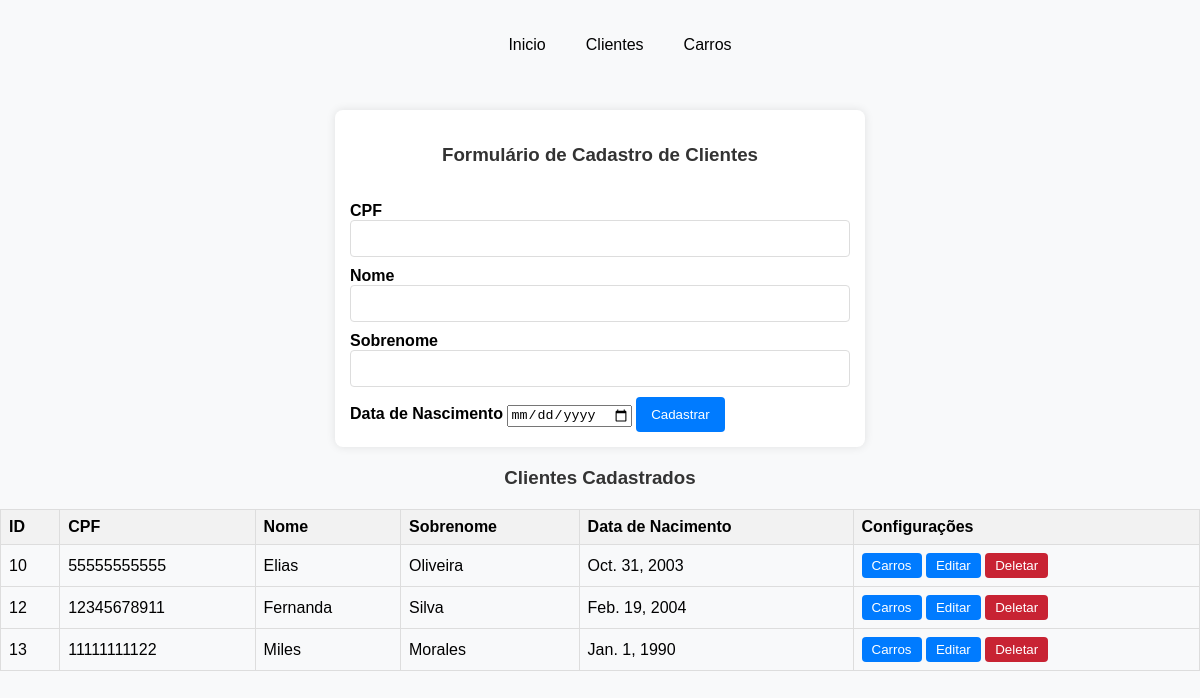
The app's page /core/homeClientes, older data.
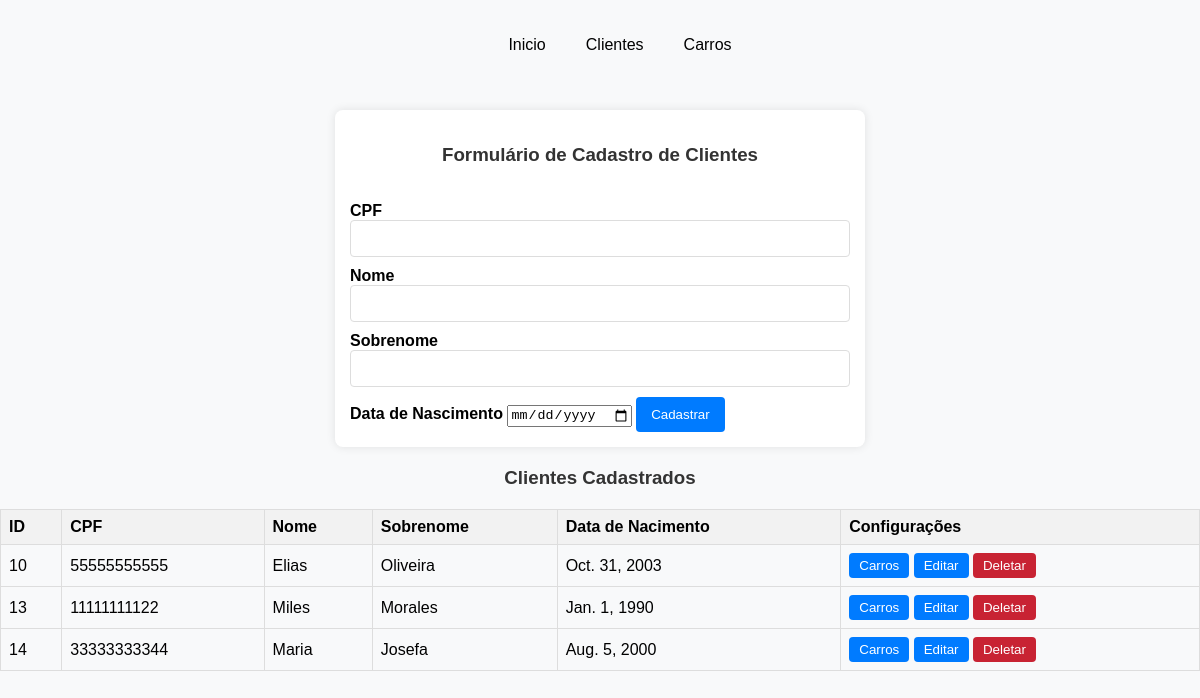
The same page, newer data.
### core/models.py (models this page shows, shortened)
class Cliente(models.Model):
    cpf = models.CharField(max_length=11, null=False, default="")
    nome = models.CharField(max_length=50, null=False, default="")
    sobrenome = models.CharField(max_length=100, null=False, default="")
    nascimento = models.DateField()

### core/views.py (the view)
# urls.py: path('homeClientes', views.homeClientes, name="homeClientes"),
def homeClientes(request):
    clientes = Cliente.objects.all()
    return render(request, "clientes.html", {'clientes': clientes})

### core/static/templates/clientes.html (shortened to what this page needs)
{% extends 'base.html' %}
{% block body %}
<div class="formulario">
  <form name="formulario-cadastro" action="{% url 'salvarCliente' %}" method="POST">
    <h3>Formulário de Cadastro de Clientes</h3>
    <br>
    <label for="nome"><strong>CPF</strong></label>
    <input type="text" name="cpf" required>
    <label for="nome"><strong>Nome</strong></label>
    <input type="text" name="nome" required>
    <label for="nome"><strong>Sobrenome</strong></label>
    <input type="text" name="sobrenome" required>
    <label for="nome"><strong>Data de Nascimento</strong></label>
    <input type="date" name="nascimento" required>
    <button type="submit">Cadastrar</button>
  </form>
</div>
<div class="Tabela">
  <h3>Clientes Cadastrados</h3>
  <table>
    <thead>
      <tr>
        <th>ID</th>
        <th>CPF</th>
        <th>Nome</th>
        <th>Sobrenome</th>
        <th>Data de Nacimento</th>
        <th>Configurações</th>
      </tr>
    </thead>
    <tbody>
      {% for cliente in clientes %}
      <tr>
        <td>{{ cliente.id }}</td>
        <td>{{ cliente.cpf }}</td>
        <td>{{ cliente.nome }}</td>
        <td>{{ cliente.sobrenome }}</td>
        <td>{{ cliente.nascimento }}</td>
        <td>
          <a href="{% url 'homeCarros' %}"><button class="botoes" id="editar">Carros</button></a>
          <a href="{% url 'editarCliente' cliente.id%}"><button class="botoes" id="editar">Editar</button></a>
          <a href="{% url 'deletarCliente' cliente.id %}"><button class="botoes" id="deletar">Deletar</button></a>
        </td>
      </tr>
      {% endfor %}
    </tbody>
  </table>
</div>
{% endblock %}

### core/static/templates/base.html (shortened to what this page needs)
{% load static %}
<!DOCTYPE html>
<html lang="en">
<head>
  <link rel="stylesheet" href="{% static 'css/base.css' %}">
  <link rel="stylesheet" href="{% static 'css/general.css' %}">
</head>
<body>
  <nav>
    <ul>
      <li><a href="{% url 'home' %}">Inicio</a></li>
      <li><a href="{% url 'homeClientes' %}">Clientes</a></li>
      <li><a href="{% url 'homeCarros' %}">Carros</a></li>
    </ul>
  </nav>
  <section class="home-section">
    {% block body %}
    {% endblock %}
  </section>
</body>
</html>

### core/static/css/base.css (style rules this page uses)
body { font-family: Arial, sans-serif; margin: 0; padding: 0; background-color: #f8f9fa; }
h1, h3 { text-align: center; color: #333; }
a { color: #007bff; text-decoration: none; }
nav { padding: 10px; }
nav ul { display: flex; list-style-type: none; justify-content: center; }
nav li { margin: 10px; }
nav a { color: rgb(0, 0, 0); padding: 5px 10px; }
table { border-collapse: collapse; width: 100%; text-align: left; margin: 20px 0; }
th, td { border: 1px solid #ddd; padding: 8px; }
thead tr { background-color: #f2f2f2; }
.botoes { color: #fff; border: none; padding: 5px 10px; border-radius: 4px; cursor: pointer; }
#editar { background-color: #007bff; }
#deletar { background-color: #c82333; }
form { max-width: 500px; margin: 20px auto; padding: 15px; background-color: #fff; border-radius: 8px; box-shadow: 0 0 10px rgba(0, 0, 0, 0.1); }
form input[type="text"] { width: calc(100% - 22px); padding: 10px; margin-bottom: 10px; border: 1px solid #ddd; border-radius: 4px; }
form button { padding: 10px 15px; background-color: #007bff; color: white; border: none; border-radius: 4px; cursor: pointer; }

### core/static/css/general.css (style rules this page uses)
:root { --primary-color: #007bff; --primary-hover-color: #0056b3; --secondary-color: #333; --background-color: #f8f9fa; --border-color: #ddd; --error-color: #c82333; --error-hover-color: #a40918; --link-color: #007bff; --link-hover-color: #0056b3; --font-family: Arial, sans-serif; --font-size-base: 16px; --heading-color: #333; --spacing-small: 5px; --spacing-medium: 10px; --spacing-large: 20px; --border-radius: 4px; }

Row changes from the older to the newer data that the page shows:
removed Cliente: id "12", cpf "12345678911", nome "Fernanda", sobrenome "Silva", nascimento "Feb. 19, 2004"
added Cliente: id "14", cpf "33333333344", nome "Maria", sobrenome "Josefa", nascimento "Aug. 5, 2000"
